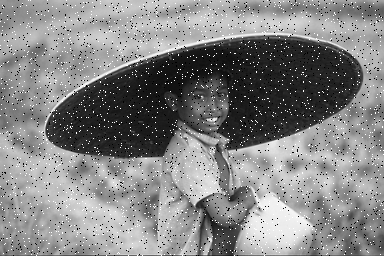
#> input picture R.png, 384 x 256 px
$ jupyter execute explaination.ipynb
#> lines starting #> are read from the running program, lines starting #| are printed output that depends on the picture
[cell 1]
import cv2
import numpy as np
from matplotlib import pyplot as plt

# Read the image
image = cv2.imread('R.png')
#> image is the input picture: shape (256, 384, 3); min 0, max 255, mean 132.5

# Apply smoothing using a box filter
kernel_size = (9, 9)  # Adjust the kernel size as needed
smoothed_image = cv2.boxFilter(image, -1, kernel_size)
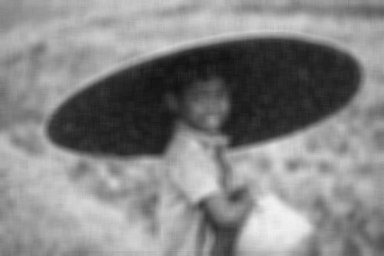
#> smoothed_image: shape (256, 384, 3); min 17, max 241, mean 132.6

# Convert images to grayscale
gray_original = cv2.cvtColor(image, cv2.COLOR_BGR2GRAY)
gray_smoothed = cv2.cvtColor(smoothed_image, cv2.COLOR_BGR2GRAY)

# Calculate histograms
hist_original = cv2.calcHist([gray_original], [0], None, [256], [0, 256])
#> hist_original = 256 values, max 2501 at index 255, min 0 at index 1, mean 384
hist_smoothed = cv2.calcHist([gray_smoothed], [0], None, [256], [0, 256])
#> hist_smoothed = 256 values, max 1195 at index 38, min 0 at index 0, mean 384

# Plot histograms
plt.figure(figsize=(10, 5))
plt.subplot(121)
plt.plot(hist_original, color='black')
plt.title('Original Image Histogram')
plt.xlabel('Pixel Intensity')
plt.ylabel('Frequency')

plt.subplot(122)
plt.plot(hist_smoothed, color='black')
plt.title('Smoothed Image Histogram')
plt.xlabel('Pixel Intensity')
plt.ylabel('Frequency')

plt.tight_layout()
plt.show()
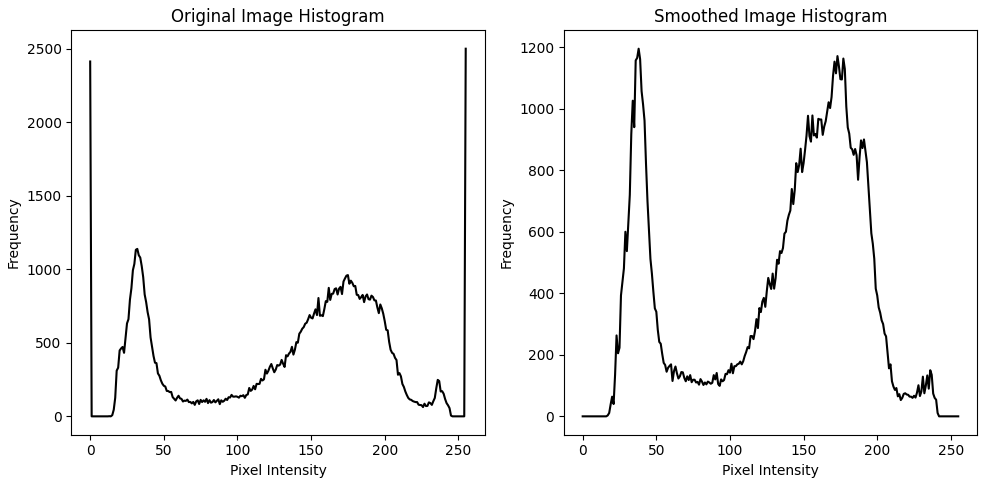
#> figure drawn by matplotlib, 2 panels; panel 1: curve peaks at x = 255, y = 2501; panel 2: curve peaks at x = 38, y = 1195

[cell 2]
import cv2
import numpy as np
from matplotlib import pyplot as plt

# Read the image
image = cv2.imread('R.png')

# Apply smoothing using a Gaussian filter
kernel_size = (9, 9)  # Adjust the kernel size as needed
sigmaX = 0  # Standard deviation in X direction (0 indicates auto-calculation based on kernel size)
smoothed_image = cv2.GaussianBlur(image, kernel_size, sigmaX)

# Convert images to grayscale
gray_original = cv2.cvtColor(image, cv2.COLOR_BGR2GRAY)
gray_smoothed = cv2.cvtColor(smoothed_image, cv2.COLOR_BGR2GRAY)

# Calculate histograms
hist_original = cv2.calcHist([gray_original], [0], None, [256], [0, 256])
hist_smoothed = cv2.calcHist([gray_smoothed], [0], None, [256], [0, 256])
#> hist_smoothed = 256 values, max 1157 at index 34, min 0 at index 0, mean 384

# Plot histograms
plt.figure(figsize=(10, 5))
plt.subplot(121)
plt.plot(hist_original, color='black')
plt.title('Original Image Histogram')
plt.xlabel('Pixel Intensity')
plt.ylabel('Frequency')

plt.subplot(122)
plt.plot(hist_smoothed, color='black')
plt.title('Smoothed Image Histogram')
plt.xlabel('Pixel Intensity')
plt.ylabel('Frequency')

plt.tight_layout()
plt.show()
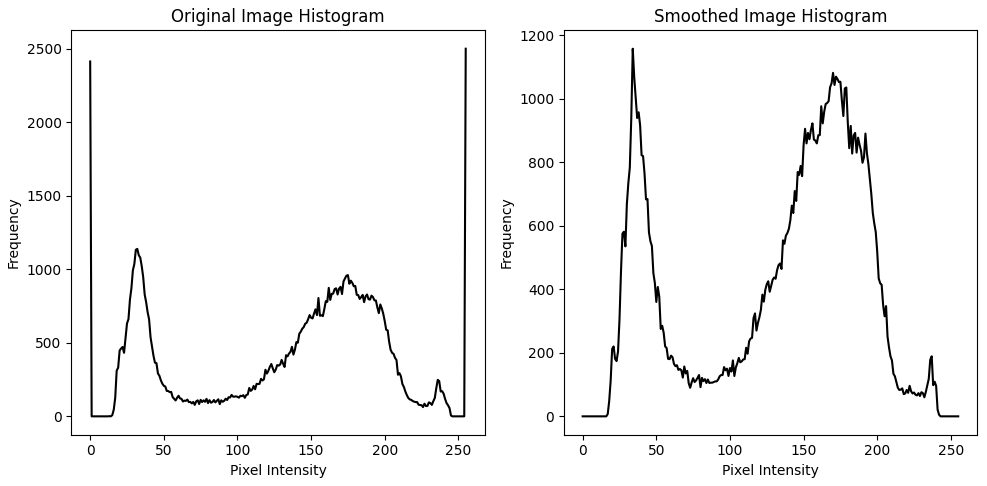
#> figure drawn by matplotlib, 2 panels; panel 1: curve peaks at x = 255, y = 2501; panel 2: curve peaks at x = 34, y = 1157

[cell 3]
import cv2
import numpy as np
import matplotlib.pyplot as plt

# Load the image
image = cv2.imread('R.png', cv2.IMREAD_GRAYSCALE)

# Apply box filter
box_filtered_image = cv2.blur(image, (5, 5))  # You can adjust the kernel size (5, 5) as needed

# Apply Gaussian filter
gaussian_filtered_image = cv2.GaussianBlur(image, (5, 5), 0)  # You can adjust the kernel size (5, 5) and sigma as needed
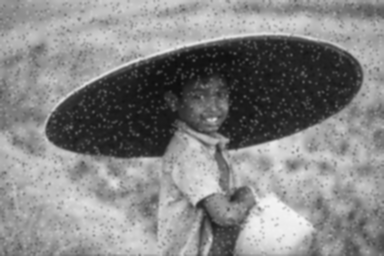
#> gaussian_filtered_image: shape (256, 384); min 14, max 244, mean 132.6

# Plot histograms
plt.figure(figsize=(12, 6))

plt.subplot(2, 3, 1)
plt.imshow(image, cmap='gray')
plt.title('Original Image')
plt.axis('off')

plt.subplot(2, 3, 2)
plt.imshow(box_filtered_image, cmap='gray')
plt.title('Box Filter')
plt.axis('off')

plt.subplot(2, 3, 3)
plt.imshow(gaussian_filtered_image, cmap='gray')
plt.title('Gaussian Filter')
plt.axis('off')

plt.subplot(2, 3, 4)
plt.hist(image.ravel(), bins=256, color='blue', alpha=0.7)
plt.title('Histogram of Original Image')
plt.xlabel('Pixel Intensity')
plt.ylabel('Frequency')

plt.subplot(2, 3, 5)
plt.hist(box_filtered_image.ravel(), bins=256, color='red', alpha=0.7)
plt.title('Histogram after Box Filter')
plt.xlabel('Pixel Intensity')
plt.ylabel('Frequency')

plt.subplot(2, 3, 6)
plt.hist(gaussian_filtered_image.ravel(), bins=256, color='green', alpha=0.7)
plt.title('Histogram after Gaussian Filter')
plt.xlabel('Pixel Intensity')
plt.ylabel('Frequency')

plt.tight_layout()
plt.show()
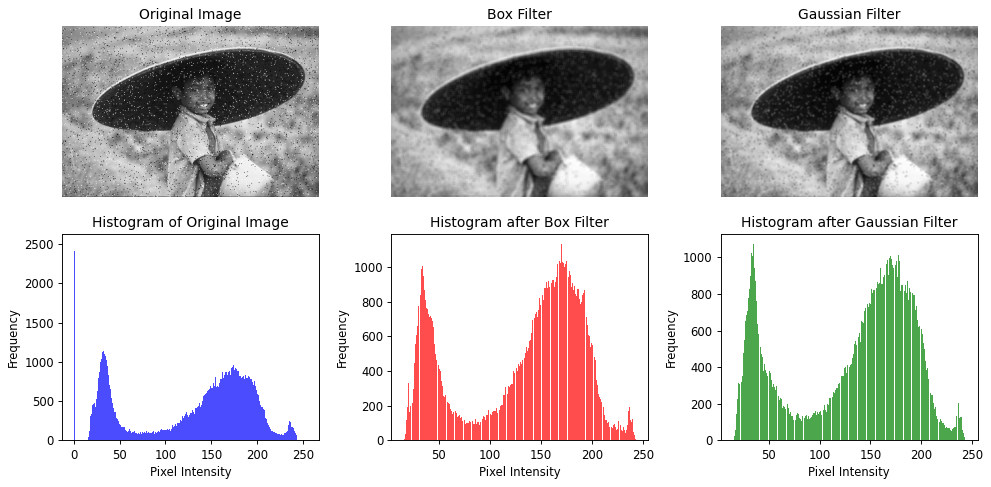
#> figure drawn by matplotlib, 6 panels; panel 4: tallest bar 2501 high, from x = 254 to 255; panel 5: tallest bar 1133 high, from x = 169.8 to 170.6; panel 6: tallest bar 1073 high, from x = 34.66 to 35.56

[cell 4]
import cv2
import numpy as np
import matplotlib.pyplot as plt

# Load the image
image = cv2.imread('R.png', cv2.IMREAD_GRAYSCALE)

# Apply Gaussian filter
gaussian_filtered_image = cv2.GaussianBlur(image, (5, 5), 0)  # You can adjust the kernel size (5, 5) and sigma as needed

# Apply median filter
median_filtered_image = cv2.medianBlur(image, 5)  # You can adjust the kernel size (5) as needed
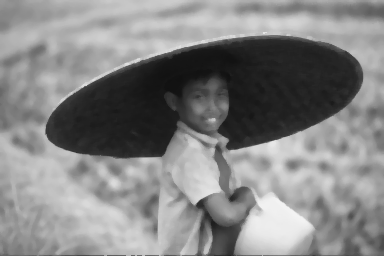
#> median_filtered_image: shape (256, 384); min 17, max 243, mean 132.4

# Plot histograms
plt.figure(figsize=(12, 6))

plt.subplot(2, 3, 1)
plt.imshow(image, cmap='gray')
plt.title('Original Image')
plt.axis('off')

plt.subplot(2, 3, 2)
plt.imshow(gaussian_filtered_image, cmap='gray')
plt.title('Gaussian Filter')
plt.axis('off')

plt.subplot(2, 3, 3)
plt.imshow(median_filtered_image, cmap='gray')
plt.title('Median Filter')
plt.axis('off')

plt.subplot(2, 3, 4)
plt.hist(image.ravel(), bins=256, color='blue', alpha=0.7)
plt.title('Histogram of Original Image')
plt.xlabel('Pixel Intensity')
plt.ylabel('Frequency')

plt.subplot(2, 3, 5)
plt.hist(gaussian_filtered_image.ravel(), bins=256, color='red', alpha=0.7)
plt.title('Histogram after Gaussian Filter')
plt.xlabel('Pixel Intensity')
plt.ylabel('Frequency')

plt.subplot(2, 3, 6)
plt.hist(median_filtered_image.ravel(), bins=256, color='green', alpha=0.7)
plt.title('Histogram after Median Filter')
plt.xlabel('Pixel Intensity')
plt.ylabel('Frequency')

plt.tight_layout()
plt.show()
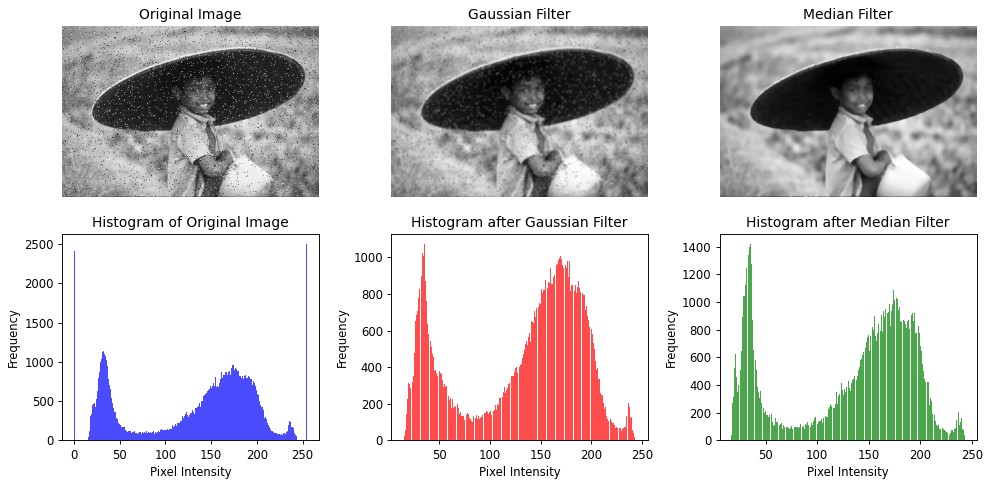
#> figure drawn by matplotlib, 6 panels; panel 4: tallest bar 2501 high, from x = 254 to 255; panel 5: tallest bar 1073 high, from x = 34.66 to 35.56; panel 6: tallest bar 1419 high, from x = 34.66 to 35.54

$ run again, with OIP.jpg saved as R.png
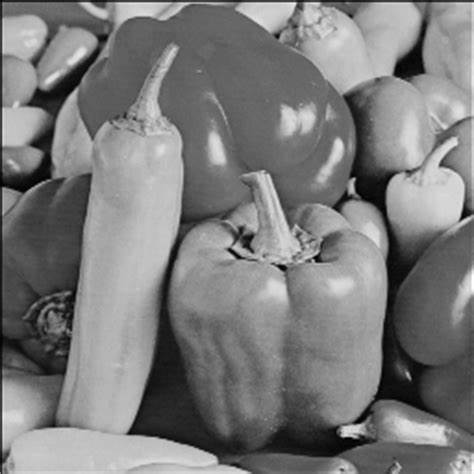
#> input picture OIP.jpg, 474 x 474 px
#> image is the input picture: shape (474, 474, 3); min 0, max 255, mean 123.5
#> `smoothed_image = cv2.boxFilter(image, -1, kernel_size)`:
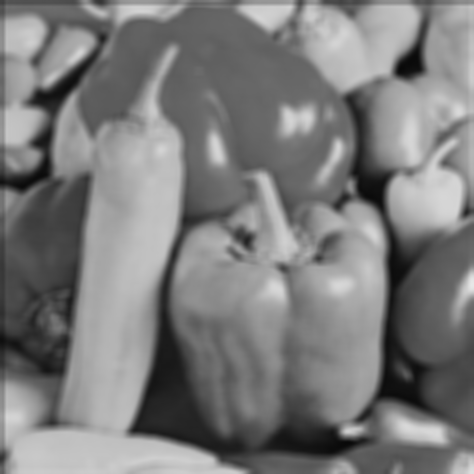
#> smoothed_image: shape (474, 474, 3); min 9, max 231, mean 123.6
#> hist_original = 256 values, max 3012 at index 103, min 0 at index 237, mean 877.6
#> `hist_smoothed = cv2.calcHist([gray_smoothed], [0], None, [256], [0, 25..`: hist_smoothed = 256 values, max 3395 at index 103, min 0 at index 0, mean 877.6
#> `hist_smoothed = cv2.calcHist([gray_smoothed], [0], None, [256], [0, 25..`: hist_smoothed = 256 values, max 3297 at index 103, min 0 at index 0, mean 877.6
#> `plt.show()`:
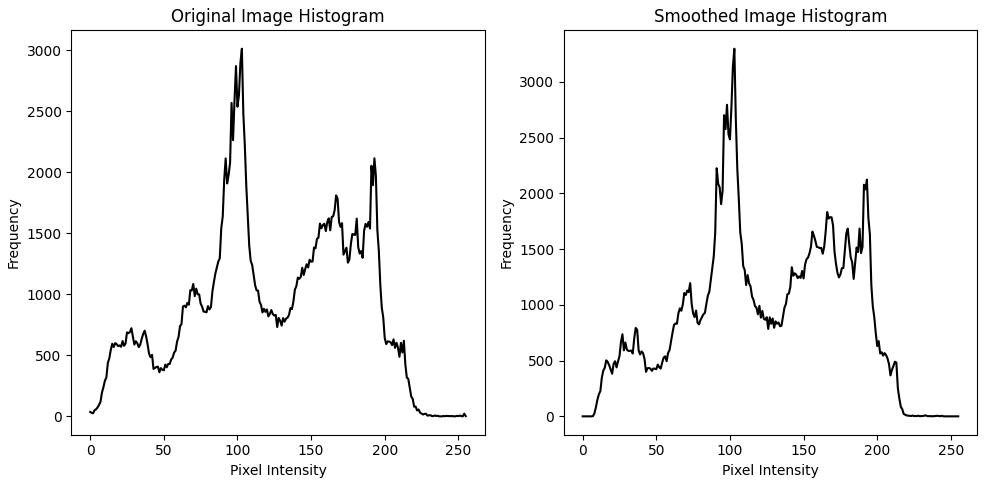
#> figure drawn by matplotlib, 2 panels; panel 1: curve peaks at x = 103, y = 3012; panel 2: curve peaks at x = 103, y = 3297
